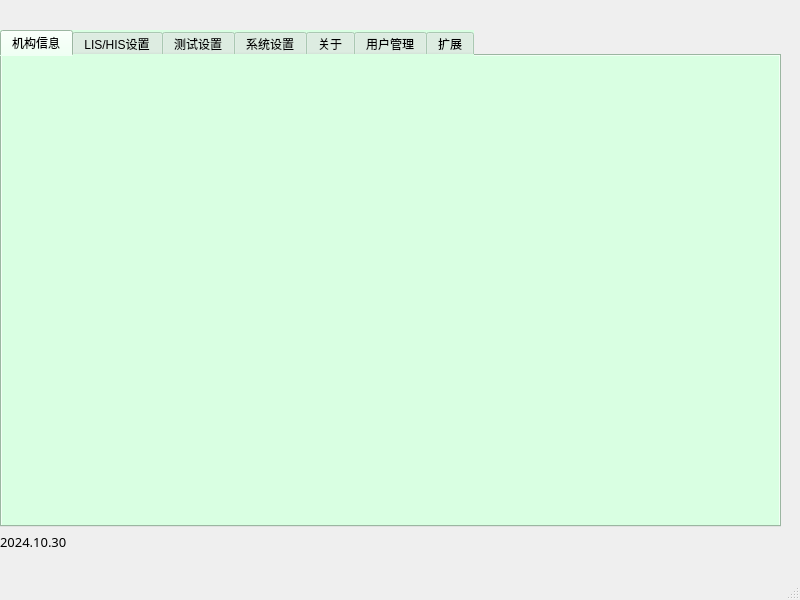
<?xml version="1.0" encoding="UTF-8"?>
<ui version="4.0">
 <class>MainWindow</class>
 <widget class="QMainWindow" name="MainWindow">
  <property name="geometry">
   <rect>
    <x>0</x>
    <y>0</y>
    <width>800</width>
    <height>600</height>
   </rect>
  </property>
  <property name="windowTitle">
   <string>MainWindow</string>
  </property>
  <widget class="QWidget" name="centralwidget">
   <widget class="QWidget" name="gridLayoutWidget">
    <property name="geometry">
     <rect>
      <x>0</x>
      <y>30</y>
      <width>781</width>
      <height>521</height>
     </rect>
    </property>
    <layout class="QGridLayout" name="gridLayout">
     <item row="2" column="0">
      <widget class="QLabel" name="label_4">
       <property name="font">
        <font>
         <family>Agency FB</family>
         <pointsize>10</pointsize>
        </font>
       </property>
       <property name="text">
        <string>2024.10.30</string>
       </property>
      </widget>
     </item>
     <item row="1" column="0">
      <widget class="QTabWidget" name="tabWidget">
       <property name="styleSheet">
        <string notr="true">background-color:rgb(217, 255, 226)</string>
       </property>
       <property name="currentIndex">
        <number>0</number>
       </property>
       <widget class="QWidget" name="widget">
        <attribute name="title">
         <string>机构信息</string>
        </attribute>
       </widget>
       <widget class="QWidget" name="widget_2">
        <attribute name="title">
         <string>LIS/HIS设置</string>
        </attribute>
        <widget class="QWidget" name="gridLayoutWidget_2">
         <property name="geometry">
          <rect>
           <x>30</x>
           <y>10</y>
           <width>741</width>
           <height>441</height>
          </rect>
         </property>
         <layout class="QGridLayout" name="gridLayout_3">
          <item row="1" column="1">
           <layout class="QHBoxLayout" name="horizontalLayout">
            <item>
             <widget class="QGroupBox" name="groupBox_4">
              <property name="title">
               <string>当前使用</string>
              </property>
              <widget class="QComboBox" name="comboBox">
               <property name="geometry">
                <rect>
                 <x>20</x>
                 <y>40</y>
                 <width>69</width>
                 <height>22</height>
                </rect>
               </property>
               <item>
                <property name="text">
                 <string>UART</string>
                </property>
               </item>
              </widget>
             </widget>
            </item>
            <item>
             <widget class="QGroupBox" name="groupBox_5">
              <property name="title">
               <string>协议类型</string>
              </property>
              <widget class="QComboBox" name="comboBox_2">
               <property name="geometry">
                <rect>
                 <x>30</x>
                 <y>40</y>
                 <width>71</width>
                 <height>22</height>
                </rect>
               </property>
               <item>
                <property name="text">
                 <string>蓝勃协议</string>
                </property>
               </item>
              </widget>
             </widget>
            </item>
           </layout>
          </item>
          <item row="1" column="0">
           <widget class="QGroupBox" name="groupBox_3">
            <property name="title">
             <string>GroupBox</string>
            </property>
            <widget class="QWidget" name="gridLayoutWidget_3">
             <property name="geometry">
              <rect>
               <x>20</x>
               <y>20</y>
               <width>331</width>
               <height>168</height>
              </rect>
             </property>
             <layout class="QGridLayout" name="gridLayout_4">
              <item row="1" column="2">
               <widget class="QRadioButton" name="radioButton_2">
                <property name="text">
                 <string>手动设置网关</string>
                </property>
               </widget>
              </item>
              <item row="0" column="0">
               <widget class="QLabel" name="label_6">
                <property name="text">
                 <string>本地ip：</string>
                </property>
               </widget>
              </item>
              <item row="2" column="0">
               <widget class="QLabel" name="label_8">
                <property name="text">
                 <string>子网掩码</string>
                </property>
               </widget>
              </item>
              <item row="1" column="0">
               <widget class="QLabel" name="label_7">
                <property name="text">
                 <string>网关：</string>
                </property>
               </widget>
              </item>
              <item row="0" column="1">
               <widget class="QLineEdit" name="lineEdit"/>
              </item>
              <item row="1" column="1">
               <widget class="QLineEdit" name="lineEdit_2"/>
              </item>
              <item row="2" column="1">
               <widget class="QLineEdit" name="lineEdit_3"/>
              </item>
             </layout>
            </widget>
           </widget>
          </item>
          <item row="0" column="1">
           <widget class="QGroupBox" name="groupBox_2">
            <property name="title">
             <string>串口设置</string>
            </property>
            <widget class="QTextEdit" name="textEdit">
             <property name="geometry">
              <rect>
               <x>70</x>
               <y>80</y>
               <width>81</width>
               <height>21</height>
              </rect>
             </property>
            </widget>
            <widget class="QLabel" name="label_5">
             <property name="geometry">
              <rect>
               <x>20</x>
               <y>80</y>
               <width>54</width>
               <height>12</height>
              </rect>
             </property>
             <property name="text">
              <string>波特率：</string>
             </property>
            </widget>
           </widget>
          </item>
          <item row="0" column="0">
           <widget class="QGroupBox" name="groupBox">
            <property name="title">
             <string>LIS/HIS设置</string>
            </property>
            <widget class="QRadioButton" name="radioButton">
             <property name="geometry">
              <rect>
               <x>10</x>
               <y>30</y>
               <width>121</width>
               <height>16</height>
              </rect>
             </property>
             <property name="text">
              <string>LIS/HIS自动上传</string>
             </property>
            </widget>
            <widget class="QWidget" name="formLayoutWidget">
             <property name="geometry">
              <rect>
               <x>30</x>
               <y>110</y>
               <width>160</width>
               <height>51</height>
              </rect>
             </property>
             <layout class="QFormLayout" name="formLayout">
              <item row="1" column="0">
               <widget class="QLabel" name="label_10">
                <property name="text">
                 <string>服务器端口：</string>
                </property>
               </widget>
              </item>
              <item row="1" column="1">
               <widget class="QLineEdit" name="lineEdit_5"/>
              </item>
              <item row="0" column="0">
               <widget class="QLabel" name="label_9">
                <property name="text">
                 <string>服务器IP:</string>
                </property>
               </widget>
              </item>
              <item row="0" column="1">
               <widget class="QLineEdit" name="lineEdit_4"/>
              </item>
             </layout>
            </widget>
           </widget>
          </item>
         </layout>
        </widget>
       </widget>
       <widget class="QWidget" name="tab">
        <attribute name="title">
         <string>测试设置</string>
        </attribute>
        <widget class="QWidget" name="gridLayoutWidget_4">
         <property name="geometry">
          <rect>
           <x>30</x>
           <y>20</y>
           <width>431</width>
           <height>441</height>
          </rect>
         </property>
         <layout class="QGridLayout" name="gridLayout_5">
          <item row="3" column="0">
           <widget class="QRadioButton" name="radioButton_4">
            <property name="text">
             <string>样本号自动增加</string>
            </property>
           </widget>
          </item>
          <item row="0" column="2">
           <widget class="QLabel" name="label_15">
            <property name="text">
             <string>记录保存天数</string>
            </property>
           </widget>
          </item>
          <item row="0" column="3">
           <widget class="QLineEdit" name="lineEdit_7"/>
          </item>
          <item row="2" column="0">
           <widget class="QRadioButton" name="radioButton_3">
            <property name="text">
             <string>流水号长度自动对齐</string>
            </property>
           </widget>
          </item>
          <item row="1" column="2">
           <widget class="QRadioButton" name="radioButton_6">
            <property name="text">
             <string>自动测试</string>
            </property>
           </widget>
          </item>
          <item row="0" column="0">
           <widget class="QLabel" name="label_13">
            <property name="text">
             <string>流水号：YYMMDD:</string>
            </property>
           </widget>
          </item>
          <item row="0" column="1">
           <widget class="QLineEdit" name="lineEdit_6"/>
          </item>
          <item row="1" column="0">
           <widget class="QLabel" name="label_14">
            <property name="text">
             <string>流水号后缀长度</string>
            </property>
           </widget>
          </item>
          <item row="1" column="1">
           <widget class="QSpinBox" name="spinBox"/>
          </item>
          <item row="2" column="2">
           <widget class="QRadioButton" name="radioButton_7">
            <property name="text">
             <string>扫描条码</string>
            </property>
           </widget>
          </item>
          <item row="4" column="0">
           <widget class="QRadioButton" name="radioButton_5">
            <property name="text">
             <string>即时打印结果</string>
            </property>
           </widget>
          </item>
         </layout>
        </widget>
        <widget class="QGroupBox" name="groupBox_6">
         <property name="geometry">
          <rect>
           <x>480</x>
           <y>20</y>
           <width>251</width>
           <height>111</height>
          </rect>
         </property>
         <property name="title">
          <string>U盘列表</string>
         </property>
         <widget class="QRadioButton" name="radioButton_8">
          <property name="geometry">
           <rect>
            <x>10</x>
            <y>20</y>
            <width>89</width>
            <height>16</height>
           </rect>
          </property>
          <property name="text">
           <string>设备1</string>
          </property>
         </widget>
         <widget class="QRadioButton" name="radioButton_9">
          <property name="geometry">
           <rect>
            <x>10</x>
            <y>60</y>
            <width>89</width>
            <height>16</height>
           </rect>
          </property>
          <property name="text">
           <string>设备2</string>
          </property>
         </widget>
         <widget class="QPushButton" name="pushButton_2">
          <property name="geometry">
           <rect>
            <x>130</x>
            <y>40</y>
            <width>75</width>
            <height>23</height>
           </rect>
          </property>
          <property name="styleSheet">
           <string notr="true">background-color:rgb(126, 253, 255)</string>
          </property>
          <property name="text">
           <string>刷新</string>
          </property>
         </widget>
        </widget>
        <widget class="QWidget" name="horizontalLayoutWidget_2">
         <property name="geometry">
          <rect>
           <x>500</x>
           <y>210</y>
           <width>160</width>
           <height>80</height>
          </rect>
         </property>
         <layout class="QHBoxLayout" name="horizontalLayout_2">
          <item>
           <widget class="QLabel" name="label_11">
            <property name="text">
             <string>结果类型</string>
            </property>
           </widget>
          </item>
          <item>
           <widget class="QComboBox" name="comboBox_3">
            <item>
             <property name="text">
              <string>定量+定性</string>
             </property>
            </item>
            <item>
             <property name="text">
              <string>定性</string>
             </property>
            </item>
            <item>
             <property name="text">
              <string>定量</string>
             </property>
            </item>
           </widget>
          </item>
         </layout>
        </widget>
       </widget>
       <widget class="QWidget" name="tab_2">
        <attribute name="title">
         <string>系统设置</string>
        </attribute>
        <widget class="QGroupBox" name="groupBox_7">
         <property name="geometry">
          <rect>
           <x>30</x>
           <y>30</y>
           <width>721</width>
           <height>261</height>
          </rect>
         </property>
         <property name="title">
          <string>系统时间设置</string>
         </property>
         <widget class="QWidget" name="horizontalLayoutWidget_3">
          <property name="geometry">
           <rect>
            <x>60</x>
            <y>110</y>
            <width>305</width>
            <height>80</height>
           </rect>
          </property>
          <layout class="QHBoxLayout" name="horizontalLayout_3">
           <item>
            <widget class="QLabel" name="label_16">
             <property name="text">
              <string>时间（时/秒/分）</string>
             </property>
            </widget>
           </item>
           <item>
            <widget class="QLineEdit" name="lineEdit_8"/>
           </item>
           <item>
            <widget class="QLabel" name="label_17">
             <property name="text">
              <string>:</string>
             </property>
            </widget>
           </item>
           <item>
            <widget class="QLineEdit" name="lineEdit_9"/>
           </item>
           <item>
            <widget class="QLabel" name="label_18">
             <property name="text">
              <string>:</string>
             </property>
            </widget>
           </item>
           <item>
            <widget class="QLineEdit" name="lineEdit_10"/>
           </item>
          </layout>
         </widget>
         <widget class="QWidget" name="horizontalLayoutWidget_4">
          <property name="geometry">
           <rect>
            <x>60</x>
            <y>40</y>
            <width>305</width>
            <height>80</height>
           </rect>
          </property>
          <layout class="QHBoxLayout" name="horizontalLayout_4">
           <item>
            <widget class="QLabel" name="label_12">
             <property name="text">
              <string>日期（年/月/日）</string>
             </property>
            </widget>
           </item>
           <item>
            <widget class="QLineEdit" name="lineEdit_11"/>
           </item>
           <item>
            <widget class="QLabel" name="label_19">
             <property name="text">
              <string>;</string>
             </property>
            </widget>
           </item>
           <item>
            <widget class="QLineEdit" name="lineEdit_12"/>
           </item>
           <item>
            <widget class="QLabel" name="label_20">
             <property name="text">
              <string>;</string>
             </property>
            </widget>
           </item>
           <item>
            <widget class="QLineEdit" name="lineEdit_13"/>
           </item>
          </layout>
         </widget>
         <widget class="QRadioButton" name="radioButton_10">
          <property name="geometry">
           <rect>
            <x>400</x>
            <y>110</y>
            <width>89</width>
            <height>16</height>
           </rect>
          </property>
          <property name="text">
           <string>触摸蜂鸣</string>
          </property>
         </widget>
         <widget class="QWidget" name="horizontalLayoutWidget_5">
          <property name="geometry">
           <rect>
            <x>530</x>
            <y>70</y>
            <width>160</width>
            <height>80</height>
           </rect>
          </property>
          <layout class="QHBoxLayout" name="horizontalLayout_5">
           <item>
            <widget class="QLabel" name="label_21">
             <property name="text">
              <string>系统剩余空间：</string>
             </property>
            </widget>
           </item>
           <item>
            <widget class="QLabel" name="label_22">
             <property name="text">
              <string>37.1%</string>
             </property>
            </widget>
           </item>
          </layout>
         </widget>
         <widget class="QPushButton" name="pushButton_3">
          <property name="geometry">
           <rect>
            <x>570</x>
            <y>160</y>
            <width>75</width>
            <height>23</height>
           </rect>
          </property>
          <property name="text">
           <string>保存</string>
          </property>
         </widget>
        </widget>
        <widget class="QWidget" name="horizontalLayoutWidget_6">
         <property name="geometry">
          <rect>
           <x>30</x>
           <y>300</y>
           <width>731</width>
           <height>101</height>
          </rect>
         </property>
         <layout class="QHBoxLayout" name="horizontalLayout_6">
          <item>
           <widget class="QGroupBox" name="groupBox_8">
            <property name="title">
             <string>屏幕校准</string>
            </property>
            <widget class="QPushButton" name="pushButton_5">
             <property name="geometry">
              <rect>
               <x>40</x>
               <y>40</y>
               <width>75</width>
               <height>23</height>
              </rect>
             </property>
             <property name="text">
              <string>校准</string>
             </property>
            </widget>
           </widget>
          </item>
          <item>
           <widget class="QGroupBox" name="groupBox_9">
            <property name="title">
             <string>恢复出厂</string>
            </property>
            <widget class="QPushButton" name="pushButton_6">
             <property name="geometry">
              <rect>
               <x>50</x>
               <y>40</y>
               <width>75</width>
               <height>23</height>
              </rect>
             </property>
             <property name="text">
              <string>清除数据</string>
             </property>
            </widget>
           </widget>
          </item>
          <item>
           <widget class="QGroupBox" name="groupBox_10">
            <property name="title">
             <string>系统自检</string>
            </property>
            <widget class="QPushButton" name="pushButton_7">
             <property name="geometry">
              <rect>
               <x>50</x>
               <y>40</y>
               <width>75</width>
               <height>23</height>
              </rect>
             </property>
             <property name="text">
              <string>系统自检</string>
             </property>
            </widget>
           </widget>
          </item>
          <item>
           <widget class="QGroupBox" name="groupBox_11">
            <property name="title">
             <string>系统语言</string>
            </property>
            <widget class="QComboBox" name="comboBox_4">
             <property name="geometry">
              <rect>
               <x>10</x>
               <y>40</y>
               <width>69</width>
               <height>22</height>
              </rect>
             </property>
             <item>
              <property name="text">
               <string>中文</string>
              </property>
             </item>
            </widget>
            <widget class="QPushButton" name="pushButton_4">
             <property name="geometry">
              <rect>
               <x>90</x>
               <y>40</y>
               <width>75</width>
               <height>23</height>
              </rect>
             </property>
             <property name="text">
              <string>保存</string>
             </property>
            </widget>
           </widget>
          </item>
         </layout>
        </widget>
       </widget>
       <widget class="QWidget" name="tab_3">
        <attribute name="title">
         <string>关于</string>
        </attribute>
        <widget class="QWidget" name="verticalLayoutWidget">
         <property name="geometry">
          <rect>
           <x>150</x>
           <y>60</y>
           <width>317</width>
           <height>231</height>
          </rect>
         </property>
         <layout class="QVBoxLayout" name="verticalLayout_2">
          <item>
           <widget class="QLabel" name="label">
            <property name="font">
             <font>
              <family>Agency FB</family>
              <pointsize>26</pointsize>
             </font>
            </property>
            <property name="text">
             <string>AFS-1000</string>
            </property>
           </widget>
          </item>
          <item>
           <widget class="QLabel" name="label_2">
            <property name="font">
             <font>
              <family>Agency FB</family>
              <pointsize>26</pointsize>
             </font>
            </property>
            <property name="styleSheet">
             <string notr="true">COLOR:rgb(0, 170, 255)</string>
            </property>
            <property name="text">
             <string>干式荧光免疫分析仪</string>
            </property>
           </widget>
          </item>
          <item>
           <widget class="QLabel" name="label_3">
            <property name="font">
             <font>
              <family>Agency FB</family>
              <pointsize>14</pointsize>
             </font>
            </property>
            <property name="text">
             <string>版本：V1</string>
            </property>
           </widget>
          </item>
         </layout>
        </widget>
        <widget class="QPushButton" name="pushButton">
         <property name="geometry">
          <rect>
           <x>580</x>
           <y>60</y>
           <width>141</width>
           <height>71</height>
          </rect>
         </property>
         <property name="font">
          <font>
           <family>Agency FB</family>
           <pointsize>24</pointsize>
          </font>
         </property>
         <property name="styleSheet">
          <string notr="true">background-color:rgb(170, 255, 255)</string>
         </property>
         <property name="text">
          <string>系统升级</string>
         </property>
        </widget>
       </widget>
       <widget class="QWidget" name="tab_4">
        <attribute name="title">
         <string>用户管理</string>
        </attribute>
        <widget class="QGroupBox" name="groupBox_12">
         <property name="geometry">
          <rect>
           <x>40</x>
           <y>40</y>
           <width>221</width>
           <height>191</height>
          </rect>
         </property>
         <property name="title">
          <string>当前用户</string>
         </property>
         <widget class="QLabel" name="label_23">
          <property name="geometry">
           <rect>
            <x>30</x>
            <y>50</y>
            <width>54</width>
            <height>12</height>
           </rect>
          </property>
          <property name="text">
           <string>账号</string>
          </property>
         </widget>
         <widget class="QLabel" name="label_24">
          <property name="geometry">
           <rect>
            <x>30</x>
            <y>90</y>
            <width>54</width>
            <height>12</height>
           </rect>
          </property>
          <property name="text">
           <string>用户名</string>
          </property>
         </widget>
         <widget class="QLabel" name="label_25">
          <property name="geometry">
           <rect>
            <x>30</x>
            <y>130</y>
            <width>54</width>
            <height>12</height>
           </rect>
          </property>
          <property name="text">
           <string>用户类型</string>
          </property>
         </widget>
         <widget class="QLabel" name="label_26">
          <property name="geometry">
           <rect>
            <x>100</x>
            <y>50</y>
            <width>54</width>
            <height>12</height>
           </rect>
          </property>
          <property name="text">
           <string>adimn</string>
          </property>
         </widget>
         <widget class="QLabel" name="label_27">
          <property name="geometry">
           <rect>
            <x>100</x>
            <y>90</y>
            <width>54</width>
            <height>12</height>
           </rect>
          </property>
          <property name="text">
           <string>admin</string>
          </property>
         </widget>
         <widget class="QLabel" name="label_28">
          <property name="geometry">
           <rect>
            <x>100</x>
            <y>130</y>
            <width>54</width>
            <height>12</height>
           </rect>
          </property>
          <property name="text">
           <string>管理员</string>
          </property>
         </widget>
        </widget>
        <widget class="QGroupBox" name="groupBox_13">
         <property name="geometry">
          <rect>
           <x>350</x>
           <y>50</y>
           <width>391</width>
           <height>381</height>
          </rect>
         </property>
         <property name="title">
          <string>用户列表</string>
         </property>
        </widget>
        <widget class="QWidget" name="gridLayoutWidget_5">
         <property name="geometry">
          <rect>
           <x>60</x>
           <y>290</y>
           <width>160</width>
           <height>80</height>
          </rect>
         </property>
         <layout class="QGridLayout" name="gridLayout_6">
          <item row="0" column="1">
           <widget class="QPushButton" name="pushButton_9">
            <property name="text">
             <string>修改用户</string>
            </property>
           </widget>
          </item>
          <item row="0" column="0">
           <widget class="QPushButton" name="pushButton_8">
            <property name="text">
             <string>登出</string>
            </property>
           </widget>
          </item>
          <item row="1" column="0">
           <widget class="QPushButton" name="pushButton_10">
            <property name="text">
             <string>新增用户</string>
            </property>
           </widget>
          </item>
          <item row="1" column="1">
           <widget class="QPushButton" name="pushButton_11">
            <property name="text">
             <string>删除用户</string>
            </property>
           </widget>
          </item>
         </layout>
        </widget>
       </widget>
       <widget class="QWidget" name="tab_5">
        <attribute name="title">
         <string>扩展</string>
        </attribute>
        <widget class="QWidget" name="horizontalLayoutWidget_7">
         <property name="geometry">
          <rect>
           <x>10</x>
           <y>10</y>
           <width>741</width>
           <height>421</height>
          </rect>
         </property>
         <layout class="QHBoxLayout" name="horizontalLayout_7">
          <item>
           <widget class="QGroupBox" name="groupBox_14">
            <property name="title">
             <string>储存项目</string>
            </property>
            <widget class="QTableView" name="tableView">
             <property name="geometry">
              <rect>
               <x>10</x>
               <y>20</y>
               <width>321</width>
               <height>321</height>
              </rect>
             </property>
            </widget>
            <widget class="QPushButton" name="pushButton_12">
             <property name="geometry">
              <rect>
               <x>40</x>
               <y>360</y>
               <width>75</width>
               <height>23</height>
              </rect>
             </property>
             <property name="text">
              <string>删除</string>
             </property>
            </widget>
            <widget class="QPushButton" name="pushButton_13">
             <property name="geometry">
              <rect>
               <x>220</x>
               <y>360</y>
               <width>75</width>
               <height>23</height>
              </rect>
             </property>
             <property name="text">
              <string>设为当前</string>
             </property>
            </widget>
           </widget>
          </item>
          <item>
           <widget class="QGroupBox" name="groupBox_15">
            <property name="title">
             <string>项目参考值</string>
            </property>
            <widget class="QColumnView" name="columnView">
             <property name="geometry">
              <rect>
               <x>20</x>
               <y>30</y>
               <width>311</width>
               <height>311</height>
              </rect>
             </property>
            </widget>
            <widget class="QPushButton" name="pushButton_14">
             <property name="geometry">
              <rect>
               <x>20</x>
               <y>360</y>
               <width>111</width>
               <height>23</height>
              </rect>
             </property>
             <property name="text">
              <string>读取参考范围卡</string>
             </property>
            </widget>
            <widget class="QPushButton" name="pushButton_15">
             <property name="geometry">
              <rect>
               <x>220</x>
               <y>360</y>
               <width>41</width>
               <height>23</height>
              </rect>
             </property>
             <property name="text">
              <string>新增</string>
             </property>
            </widget>
            <widget class="QPushButton" name="pushButton_16">
             <property name="geometry">
              <rect>
               <x>160</x>
               <y>360</y>
               <width>41</width>
               <height>23</height>
              </rect>
             </property>
             <property name="text">
              <string>编辑</string>
             </property>
            </widget>
            <widget class="QPushButton" name="pushButton_17">
             <property name="geometry">
              <rect>
               <x>280</x>
               <y>360</y>
               <width>41</width>
               <height>23</height>
              </rect>
             </property>
             <property name="text">
              <string>删除</string>
             </property>
            </widget>
           </widget>
          </item>
         </layout>
        </widget>
       </widget>
      </widget>
     </item>
    </layout>
   </widget>
  </widget>
  <widget class="QMenuBar" name="menubar">
   <property name="geometry">
    <rect>
     <x>0</x>
     <y>0</y>
     <width>800</width>
     <height>23</height>
    </rect>
   </property>
  </widget>
  <widget class="QStatusBar" name="statusbar"/>
 </widget>
 <resources/>
 <connections/>
</ui>
